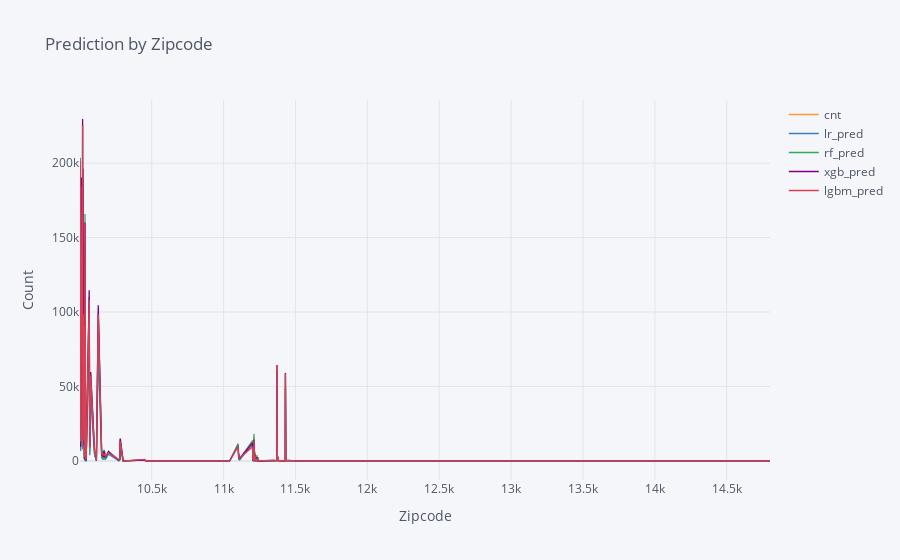

Write notebook code for a chart like this one.
### Markdown cell above
<img src="https://github.com/jiyoungsim/BigQuery-NYC-Taxi-Demand--EDA-and-Prediction/blob/master/figs/pred_by_datetime.png?raw=true">

### Code cell
test_df.groupby('zip_code')['cnt','lr_pred','rf_pred','xgb_pred','lgbm_pred','zip_code'].sum().iplot(kind='scatter', title='Prediction by Zipcode', xTitle='Zipcode', yTitle='Count')

### Figure 1 — Plotly figure (JSON) as saved in the notebook; plotly's stock layout.template omitted (floating-point values rounded to 4 significant figures; data arrays with more than 128 entries replaced by an {"elided": "..."} marker saying what was removed)
{"data": [{"line": {"color": "rgba(255, 153, 51, 1.0)", "dash": "solid", "shape": "linear", "width": 1.3}, "mode": "lines", "name": "cnt", "text": "", "type": "scatter", "x": {"elided": "300 str values"}, "y": {"elided": "300 int values"}}, {"line": {"color": "rgba(55, 128, 191, 1.0)", "dash": "solid", "shape": "linear", "width": 1.3}, "mode": "lines", "name": "lr_pred", "text": "", "type": "scatter", "x": {"elided": "300 str values"}, "y": {"elided": "300 float values"}}, {"line": {"color": "rgba(50, 171, 96, 1.0)", "dash": "solid", "shape": "linear", "width": 1.3}, "mode": "lines", "name": "rf_pred", "text": "", "type": "scatter", "x": {"elided": "300 str values"}, "y": {"elided": "300 float values"}}, {"line": {"color": "rgba(128, 0, 128, 1.0)", "dash": "solid", "shape": "linear", "width": 1.3}, "mode": "lines", "name": "xgb_pred", "text": "", "type": "scatter", "x": {"elided": "300 str values"}, "y": {"elided": "300 float values"}}, {"line": {"color": "rgba(219, 64, 82, 1.0)", "dash": "solid", "shape": "linear", "width": 1.3}, "mode": "lines", "name": "lgbm_pred", "text": "", "type": "scatter", "x": {"elided": "300 str values"}, "y": {"elided": "300 float values"}}], "layout": {"legend": {"bgcolor": "#F5F6F9", "font": {"color": "#4D5663"}}, "paper_bgcolor": "#F5F6F9", "plot_bgcolor": "#F5F6F9", "title": {"font": {"color": "#4D5663"}, "text": "Prediction by Zipcode"}, "xaxis": {"gridcolor": "#E1E5ED", "showgrid": true, "tickfont": {"color": "#4D5663"}, "title": {"font": {"color": "#4D5663"}, "text": "Zipcode"}, "zerolinecolor": "#E1E5ED"}, "yaxis": {"gridcolor": "#E1E5ED", "showgrid": true, "tickfont": {"color": "#4D5663"}, "title": {"font": {"color": "#4D5663"}, "text": "Count"}, "zerolinecolor": "#E1E5ED"}}}
